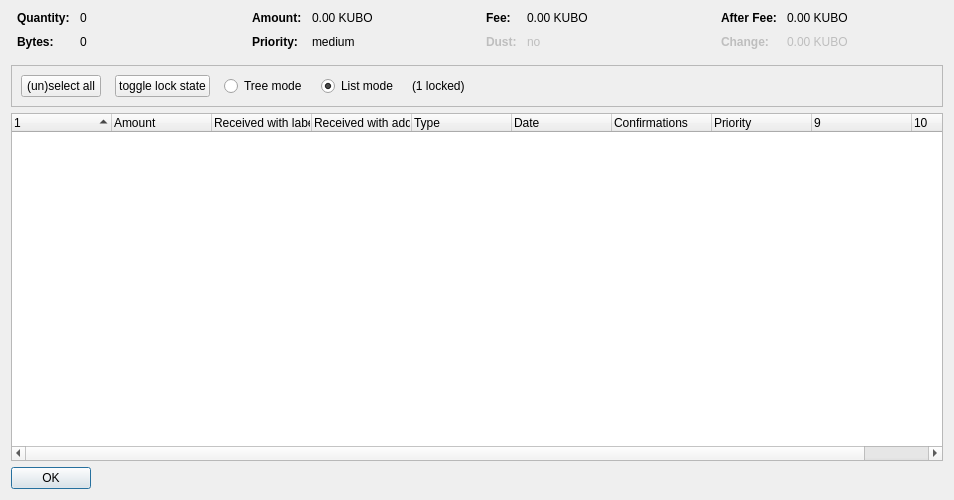
<?xml version="1.0" encoding="UTF-8"?>
<ui version="4.0">
 <class>CoinControlDialog</class>
 <widget class="QDialog" name="CoinControlDialog">
  <property name="geometry">
   <rect>
    <x>0</x>
    <y>0</y>
    <width>954</width>
    <height>500</height>
   </rect>
  </property>
  <property name="windowTitle">
   <string>Coin Selection</string>
  </property>
  <layout class="QVBoxLayout" name="verticalLayout">
   <item>
    <layout class="QHBoxLayout" name="horizontalLayoutTop" stretch="0,0,0,0">
     <property name="topMargin">
      <number>0</number>
     </property>
     <property name="bottomMargin">
      <number>10</number>
     </property>
     <item>
      <layout class="QFormLayout" name="formLayoutCoinControl1">
       <property name="horizontalSpacing">
        <number>10</number>
       </property>
       <property name="verticalSpacing">
        <number>10</number>
       </property>
       <property name="leftMargin">
        <number>6</number>
       </property>
       <property name="rightMargin">
        <number>6</number>
       </property>
       <item row="0" column="0">
        <widget class="QLabel" name="labelCoinControlQuantityText">
         <property name="font">
          <font>
           <weight>75</weight>
           <bold>true</bold>
          </font>
         </property>
         <property name="text">
          <string>Quantity:</string>
         </property>
        </widget>
       </item>
       <item row="0" column="1">
        <widget class="QLabel" name="labelCoinControlQuantity">
         <property name="cursor">
          <cursorShape>IBeamCursor</cursorShape>
         </property>
         <property name="contextMenuPolicy">
          <enum>Qt::ActionsContextMenu</enum>
         </property>
         <property name="text">
          <string notr="true">0</string>
         </property>
         <property name="textInteractionFlags">
          <set>Qt::LinksAccessibleByMouse|Qt::TextSelectableByKeyboard|Qt::TextSelectableByMouse</set>
         </property>
        </widget>
       </item>
       <item row="1" column="0">
        <widget class="QLabel" name="labelCoinControlBytesText">
         <property name="font">
          <font>
           <weight>75</weight>
           <bold>true</bold>
          </font>
         </property>
         <property name="text">
          <string>Bytes:</string>
         </property>
        </widget>
       </item>
       <item row="1" column="1">
        <widget class="QLabel" name="labelCoinControlBytes">
         <property name="cursor">
          <cursorShape>IBeamCursor</cursorShape>
         </property>
         <property name="contextMenuPolicy">
          <enum>Qt::ActionsContextMenu</enum>
         </property>
         <property name="text">
          <string notr="true">0</string>
         </property>
         <property name="textInteractionFlags">
          <set>Qt::LinksAccessibleByMouse|Qt::TextSelectableByKeyboard|Qt::TextSelectableByMouse</set>
         </property>
        </widget>
       </item>
      </layout>
     </item>
     <item>
      <layout class="QFormLayout" name="formLayoutCoinControl2">
       <property name="horizontalSpacing">
        <number>10</number>
       </property>
       <property name="verticalSpacing">
        <number>10</number>
       </property>
       <property name="leftMargin">
        <number>6</number>
       </property>
       <property name="rightMargin">
        <number>6</number>
       </property>
       <item row="0" column="0">
        <widget class="QLabel" name="labelCoinControlAmountText">
         <property name="font">
          <font>
           <weight>75</weight>
           <bold>true</bold>
          </font>
         </property>
         <property name="text">
          <string>Amount:</string>
         </property>
        </widget>
       </item>
       <item row="0" column="1">
        <widget class="QLabel" name="labelCoinControlAmount">
         <property name="cursor">
          <cursorShape>IBeamCursor</cursorShape>
         </property>
         <property name="contextMenuPolicy">
          <enum>Qt::ActionsContextMenu</enum>
         </property>
         <property name="text">
          <string notr="true">0.00 KUBO</string>
         </property>
         <property name="textInteractionFlags">
          <set>Qt::LinksAccessibleByMouse|Qt::TextSelectableByKeyboard|Qt::TextSelectableByMouse</set>
         </property>
        </widget>
       </item>
       <item row="1" column="0">
        <widget class="QLabel" name="labelCoinControlPriorityText">
         <property name="font">
          <font>
           <weight>75</weight>
           <bold>true</bold>
          </font>
         </property>
         <property name="text">
          <string>Priority:</string>
         </property>
        </widget>
       </item>
       <item row="1" column="1">
        <widget class="QLabel" name="labelCoinControlPriority">
         <property name="cursor">
          <cursorShape>IBeamCursor</cursorShape>
         </property>
         <property name="contextMenuPolicy">
          <enum>Qt::ActionsContextMenu</enum>
         </property>
         <property name="text">
          <string>medium</string>
         </property>
         <property name="textInteractionFlags">
          <set>Qt::LinksAccessibleByMouse|Qt::TextSelectableByKeyboard|Qt::TextSelectableByMouse</set>
         </property>
        </widget>
       </item>
      </layout>
     </item>
     <item>
      <layout class="QFormLayout" name="formLayoutCoinControl3">
       <property name="horizontalSpacing">
        <number>10</number>
       </property>
       <property name="verticalSpacing">
        <number>10</number>
       </property>
       <property name="leftMargin">
        <number>6</number>
       </property>
       <property name="rightMargin">
        <number>6</number>
       </property>
       <item row="0" column="0">
        <widget class="QLabel" name="labelCoinControlFeeText">
         <property name="font">
          <font>
           <weight>75</weight>
           <bold>true</bold>
          </font>
         </property>
         <property name="text">
          <string>Fee:</string>
         </property>
        </widget>
       </item>
       <item row="0" column="1">
        <widget class="QLabel" name="labelCoinControlFee">
         <property name="cursor">
          <cursorShape>IBeamCursor</cursorShape>
         </property>
         <property name="contextMenuPolicy">
          <enum>Qt::ActionsContextMenu</enum>
         </property>
         <property name="text">
          <string notr="true">0.00 KUBO</string>
         </property>
         <property name="textInteractionFlags">
          <set>Qt::LinksAccessibleByMouse|Qt::TextSelectableByKeyboard|Qt::TextSelectableByMouse</set>
         </property>
        </widget>
       </item>
       <item row="1" column="0">
        <widget class="QLabel" name="labelCoinControlLowOutputText">
         <property name="enabled">
          <bool>false</bool>
         </property>
         <property name="font">
          <font>
           <weight>75</weight>
           <bold>true</bold>
          </font>
         </property>
         <property name="text">
          <string>Dust:</string>
         </property>
        </widget>
       </item>
       <item row="1" column="1">
        <widget class="QLabel" name="labelCoinControlLowOutput">
         <property name="enabled">
          <bool>false</bool>
         </property>
         <property name="cursor">
          <cursorShape>IBeamCursor</cursorShape>
         </property>
         <property name="contextMenuPolicy">
          <enum>Qt::ActionsContextMenu</enum>
         </property>
         <property name="text">
          <string>no</string>
         </property>
         <property name="textInteractionFlags">
          <set>Qt::LinksAccessibleByMouse|Qt::TextSelectableByKeyboard|Qt::TextSelectableByMouse</set>
         </property>
        </widget>
       </item>
      </layout>
     </item>
     <item>
      <layout class="QFormLayout" name="formLayoutCoinControl4">
       <property name="horizontalSpacing">
        <number>10</number>
       </property>
       <property name="verticalSpacing">
        <number>10</number>
       </property>
       <property name="leftMargin">
        <number>6</number>
       </property>
       <property name="rightMargin">
        <number>6</number>
       </property>
       <item row="0" column="0">
        <widget class="QLabel" name="labelCoinControlAfterFeeText">
         <property name="font">
          <font>
           <weight>75</weight>
           <bold>true</bold>
          </font>
         </property>
         <property name="text">
          <string>After Fee:</string>
         </property>
        </widget>
       </item>
       <item row="0" column="1">
        <widget class="QLabel" name="labelCoinControlAfterFee">
         <property name="cursor">
          <cursorShape>IBeamCursor</cursorShape>
         </property>
         <property name="contextMenuPolicy">
          <enum>Qt::ActionsContextMenu</enum>
         </property>
         <property name="text">
          <string notr="true">0.00 KUBO</string>
         </property>
         <property name="textInteractionFlags">
          <set>Qt::LinksAccessibleByMouse|Qt::TextSelectableByKeyboard|Qt::TextSelectableByMouse</set>
         </property>
        </widget>
       </item>
       <item row="1" column="0">
        <widget class="QLabel" name="labelCoinControlChangeText">
         <property name="enabled">
          <bool>false</bool>
         </property>
         <property name="font">
          <font>
           <weight>75</weight>
           <bold>true</bold>
          </font>
         </property>
         <property name="text">
          <string>Change:</string>
         </property>
        </widget>
       </item>
       <item row="1" column="1">
        <widget class="QLabel" name="labelCoinControlChange">
         <property name="enabled">
          <bool>false</bool>
         </property>
         <property name="cursor">
          <cursorShape>IBeamCursor</cursorShape>
         </property>
         <property name="contextMenuPolicy">
          <enum>Qt::ActionsContextMenu</enum>
         </property>
         <property name="text">
          <string notr="true">0.00 KUBO</string>
         </property>
         <property name="textInteractionFlags">
          <set>Qt::LinksAccessibleByMouse|Qt::TextSelectableByKeyboard|Qt::TextSelectableByMouse</set>
         </property>
        </widget>
       </item>
      </layout>
     </item>
    </layout>
   </item>
   <item>
    <widget class="QFrame" name="frame">
     <property name="minimumSize">
      <size>
       <width>0</width>
       <height>40</height>
      </size>
     </property>
     <property name="frameShape">
      <enum>QFrame::StyledPanel</enum>
     </property>
     <property name="frameShadow">
      <enum>QFrame::Sunken</enum>
     </property>
     <layout class="QHBoxLayout" name="horizontalLayout">
      <item>
       <layout class="QHBoxLayout" name="horizontalLayoutPanel" stretch="0,0,0,0,0,0">
        <property name="spacing">
         <number>14</number>
        </property>
        <item>
         <widget class="QPushButton" name="pushButtonSelectAll">
          <property name="sizePolicy">
           <sizepolicy hsizetype="Maximum" vsizetype="Fixed">
            <horstretch>0</horstretch>
            <verstretch>0</verstretch>
           </sizepolicy>
          </property>
          <property name="text">
           <string>(un)select all</string>
          </property>
          <property name="autoDefault">
           <bool>false</bool>
          </property>
         </widget>
        </item>
        <item>
         <widget class="QPushButton" name="pushButtonToggleLock">
          <property name="sizePolicy">
           <sizepolicy hsizetype="Maximum" vsizetype="Fixed">
            <horstretch>0</horstretch>
            <verstretch>0</verstretch>
           </sizepolicy>
          </property>
          <property name="text">
           <string>toggle lock state</string>
          </property>
          <property name="autoDefault">
           <bool>false</bool>
          </property>
         </widget>
        </item>
        <item>
         <widget class="QRadioButton" name="radioTreeMode">
          <property name="sizePolicy">
           <sizepolicy hsizetype="Maximum" vsizetype="Fixed">
            <horstretch>0</horstretch>
            <verstretch>0</verstretch>
           </sizepolicy>
          </property>
          <property name="text">
           <string>Tree mode</string>
          </property>
         </widget>
        </item>
        <item>
         <widget class="QRadioButton" name="radioListMode">
          <property name="sizePolicy">
           <sizepolicy hsizetype="Maximum" vsizetype="Fixed">
            <horstretch>0</horstretch>
            <verstretch>0</verstretch>
           </sizepolicy>
          </property>
          <property name="text">
           <string>List mode</string>
          </property>
          <property name="checked">
           <bool>true</bool>
          </property>
         </widget>
        </item>
        <item>
         <widget class="QLabel" name="labelLocked">
          <property name="text">
           <string>(1 locked)</string>
          </property>
         </widget>
        </item>
        <item>
         <spacer name="horizontalSpacer">
          <property name="orientation">
           <enum>Qt::Horizontal</enum>
          </property>
          <property name="sizeHint" stdset="0">
           <size>
            <width>40</width>
            <height>20</height>
           </size>
          </property>
         </spacer>
        </item>
       </layout>
      </item>
     </layout>
    </widget>
   </item>
   <item>
    <widget class="CoinControlTreeWidget" name="treeWidget">
     <property name="contextMenuPolicy">
      <enum>Qt::CustomContextMenu</enum>
     </property>
     <property name="sortingEnabled">
      <bool>false</bool>
     </property>
     <property name="columnCount">
      <number>10</number>
     </property>
     <attribute name="headerShowSortIndicator" stdset="0">
      <bool>true</bool>
     </attribute>
     <attribute name="headerStretchLastSection">
      <bool>false</bool>
     </attribute>
     <column>
      <property name="text">
       <string/>
      </property>
     </column>
     <column>
      <property name="text">
       <string>Amount</string>
      </property>
     </column>
     <column>
      <property name="text">
       <string>Received with label</string>
      </property>
     </column>
     <column>
      <property name="text">
       <string>Received with address</string>
      </property>
     </column>
     <column>
      <property name="text">
       <string>Type</string>
      </property>
     </column>
     <column>
      <property name="text">
       <string>Date</string>
      </property>
     </column>
     <column>
      <property name="text">
       <string>Confirmations</string>
      </property>
      <property name="toolTip">
       <string>Confirmed</string>
      </property>
     </column>
     <column>
      <property name="text">
       <string>Priority</string>
      </property>
     </column>
     <column>
      <property name="text">
       <string/>
      </property>
     </column>
     <column>
      <property name="text">
       <string/>
      </property>
     </column>
    </widget>
   </item>
   <item>
    <widget class="QDialogButtonBox" name="buttonBox">
     <property name="sizePolicy">
      <sizepolicy hsizetype="Maximum" vsizetype="Fixed">
       <horstretch>0</horstretch>
       <verstretch>0</verstretch>
      </sizepolicy>
     </property>
     <property name="orientation">
      <enum>Qt::Horizontal</enum>
     </property>
     <property name="standardButtons">
      <set>QDialogButtonBox::Ok</set>
     </property>
    </widget>
   </item>
  </layout>
 </widget>
 <customwidgets>
  <customwidget>
   <class>CoinControlTreeWidget</class>
   <extends>QTreeWidget</extends>
   <header>coincontroltreewidget.h</header>
  </customwidget>
 </customwidgets>
 <resources/>
 <connections/>
</ui>
